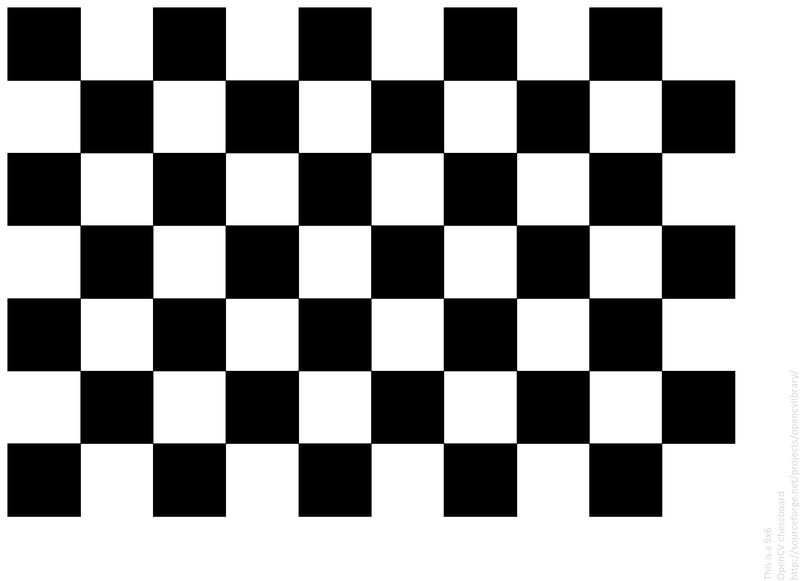
#> input picture Calibration/patternLR.jpg, 800 x 581 px, found by its file name
$ python testRotate.py
#> lines starting #> are read from the running program, lines starting #| are printed output that depends on the picture
import cv2
img=cv2.imread("Calibration\\patternLR.jpg")
#> img is the input picture: shape (581, 800, 3); min 0, max 255, mean 152.2
img2=cv2.rotate(img,rotateCode=cv2.ROTATE_90_CLOCKWISE)
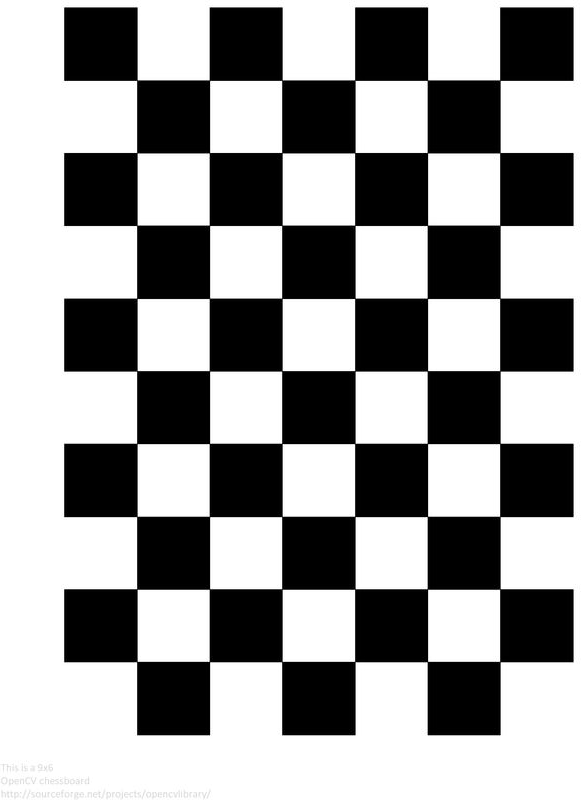
#> img2: shape (800, 581, 3); min 0, max 255, mean 152.2
cv2.imshow('Original', img)
cv2.imshow('Rotation', img2)
cv2.waitKey(0)
